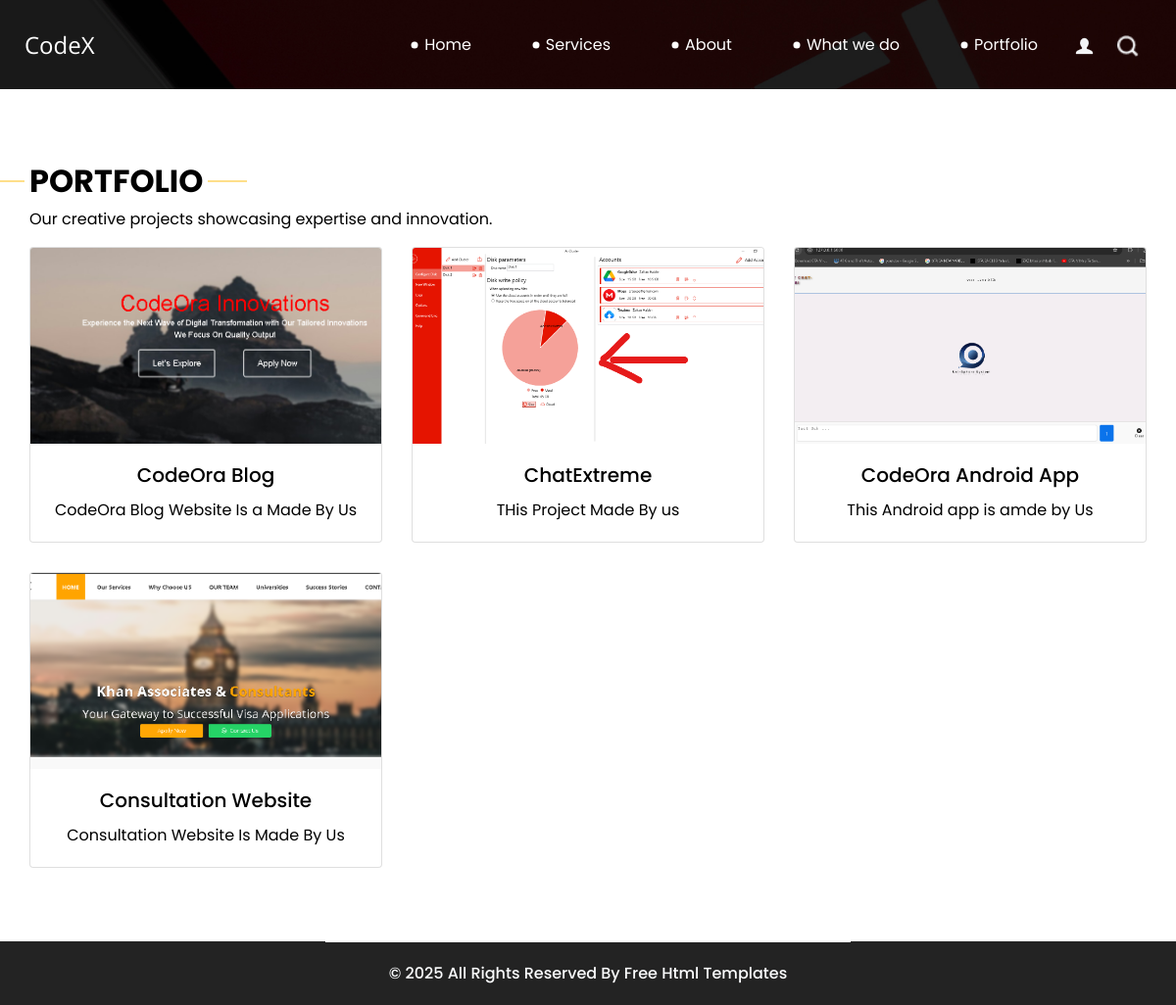
The page /portfolio/ on the database its author committed.
### Myapp/models.py (models this page shows, shortened)
class PortfolioProject(models.Model):
    title = models.CharField(max_length=200)
    description = models.TextField()
    image = models.ImageField(upload_to='portfolio_images/')
    created_at = models.DateTimeField(auto_now_add=True)

### Myapp/views.py (the view)
# urls.py: path('portfolio/', views.Port, name='portfolio'),
def Port(request):
    projects = PortfolioProject.objects.all()
    return render(request, 'portfolio.html', {'projects': projects})

### templates/portfolio.html (shortened to what this page needs)
<!DOCTYPE html>
<html>
{% load static %}
<head>
  <link rel="stylesheet" type="text/css" href="https://cdnjs.cloudflare.com/ajax/libs/OwlCarousel2/2.3.4/assets/owl.carousel.min.css" />
  <link rel="stylesheet" type="text/css" href="{% static 'css/bootstrap.css' %}" />
  <link href="{% static 'css/style.css' %}" rel="stylesheet" />
  <link href="{% static 'css/responsive.css' %}" rel="stylesheet" />
</head>
<body class="sub_page">
  <div class="hero_area">
    {% include "nav.html" %}
  </div>
<section class="portfolio_section layout_padding">
  <div class="container">
    <div class="heading_container">
      <h2>Portfolio</h2>
      <p>Our creative projects showcasing expertise and innovation.</p>
    </div>
    <div class="row">
      {% for project in projects %}
      <div class="col-md-4">
        <div class="card">
          <img src="{{ project.image.url }}" class="card-img-top" alt="{{ project.title }}">
          <div class="card-body">
            <h5 class="card-title">{{ project.title }}</h5>
            <p class="card-text">{{ project.description }}</p>
          </div>
        </div>
      </div>
      {% endfor %}
    </div>
  </div>
</section>
  <section class="container-fluid footer_section">
    <p>
      &copy; 2025 All Rights Reserved By
      <a href="https://html.design/">Free Html Templates</a>
    </p>
  </section>
</body>
</html>

### templates/nav.html (shortened to what this page needs)
{% load static %}
<header class="header_section">
    <div class="container-fluid">
      <nav class="navbar navbar-expand-lg custom_nav-container pt-3">
        <a class="navbar-brand" href="{% url 'admin_login' %}">
          <span>
            CodeX
          </span>
        </a>
        <div class="collapse navbar-collapse" id="navbarSupportedContent">
          <div class="d-flex ml-auto flex-column flex-lg-row align-items-center">
            <ul class="navbar-nav  ">
              <li class="nav-item active">
                <a class="nav-link" href="{% url 'index' %}">Home <span class="sr-only">(current)</span></a>
              </li>
              <li class="nav-item">
                <a class="nav-link" href="{% url 'pack' %}">Services</a>
              </li>
              <li class="nav-item">
                <a class="nav-link" href="{% url 'about' %}"> About </a>
              </li>
              <li class="nav-item">
                <a class="nav-link" href="{% url 'do' %}"> What we do </a>
              </li>
              <li class="nav-item">
                <a class="nav-link" href="{% url 'portfolio' %}"> Portfolio </a>
              </li>
            </ul>
            <div class="user_option">
              {% if user.is_authenticated %}
              <a href="{% url 'logout' %}">
                <button class="btn btn-danger">Logout</button>
              </a>
            {% else %}
              <a href="{% url 'login' %}">
                <img src="{% static 'images/user.png' %}" alt="User">
              </a>
            {% endif %}
              <form class="form-inline my-2 my-lg-0 ml-0 ml-lg-4 mb-3 mb-lg-0">
                <button class="btn  my-2 my-sm-0 nav_search-btn" type="submit"></button>
              </form>
            </div>
          </div>
        </div>
      </nav>
    </div>
  </header>

### static/css/style.css (style rules this page uses)
body { font-family: "Poppins", sans-serif; color: #000000; background-color: #ffffff; }
.layout_padding { padding: 75px 0; }
.heading_container { display: -webkit-box; display: -ms-flexbox; display: flex; -webkit-box-orient: vertical; -webkit-box-direction: normal; -ms-flex-direction: column; flex-direction: column; -webkit-box-align: start; -ms-flex-align: start; align-items: flex-start; }
.heading_container h2 { font-weight: bold; text-transform: uppercase; position: relative; }
.heading_container h2::before, .heading_container h2::after { content: ""; position: absolute; top: 50%; width: 40px; height: 1px; background-color: #fec016; }
.heading_container h2::before { left: -5px; -webkit-transform: translate(-100%, -50%); transform: translate(-100%, -50%); }
.heading_container h2::after { right: -5px; -webkit-transform: translate(100%, -50%); transform: translate(100%, -50%); }
.hero_area { height: 100vh; background-color: #b5caee; background-image: url(../images/hero-bg.jpg); background-size: cover; }
.sub_page .hero_area { height: auto; }
.header_section .container-fluid { padding-right: 25px; padding-left: 25px; }
.custom_nav-container.navbar-expand-lg .navbar-nav .nav-link { margin: 10px 30px; color: #ffffff; text-align: center; position: relative; }
.custom_nav-container.navbar-expand-lg .navbar-nav .nav-link::before { content: ""; position: absolute; top: 50%; left: -2px; -webkit-transform: translate(-50%, -50%); transform: translate(-50%, -50%); width: 7px; height: 7px; border-radius: 100%; background-color: #ffffff; }
a, a:hover, a:focus { text-decoration: none; }
.btn, .btn:focus { outline: none !important; -webkit-box-shadow: none; box-shadow: none; }
.user_option { display: -webkit-box; display: -ms-flexbox; display: flex; -webkit-box-align: center; -ms-flex-align: center; align-items: center; }
.custom_nav-container .nav_search-btn { background-image: url(../images/search-icon.png); background-size: 22px; background-repeat: no-repeat; background-position-y: 7px; width: 35px; height: 35px; padding: 0; border: none; }
.navbar-brand { display: -webkit-box; display: -ms-flexbox; display: flex; -webkit-box-align: center; -ms-flex-align: center; align-items: center; font-family: 'Open Sans', sans-serif; }
.navbar-brand span { font-size: 24px; color: #ffffff; }
.custom_nav-container { z-index: 99999; padding: 15px 0; }
.footer_section { background-color: #232323; font-weight: 500; display: -webkit-box; display: -ms-flexbox; display: flex; -webkit-box-pack: center; -ms-flex-pack: center; justify-content: center; }
.footer_section p { padding: 20px 65px; color: #fbfcfd; margin: 0 auto; text-align: center; border-top: 1px solid #ffffff; }
.footer_section a { color: #fbfcfd; }

### static/css/responsive.css (style rules this page uses)
@media (min-width: 1200px) { .container { max-width: 1170px; } }

### templates/portfolio.html (style rules this page uses)
.portfolio_section .row { row-gap: 30px; }
.portfolio_section .card { height: 100%; display: flex; flex-direction: column; justify-content: space-between; }
.portfolio_section .card-img-top { width: 100%; height: 200px; object-fit: cover; }
.portfolio_section .card-body { flex-grow: 1; display: flex; flex-direction: column; justify-content: space-between; text-align: center; }

### rows shown on the page
PortfolioProject: image (picture), title "CodeOra Blog", description "CodeOra Blog Website Is a Made By Us"
PortfolioProject: image (picture), title "ChatExtreme", description "THis Project Made By us"
PortfolioProject: image (picture), title "CodeOra Android App", description "This Android app is amde by Us"
PortfolioProject: image (picture), title "Consultation Website", description "Consultation Website Is Made By Us"
